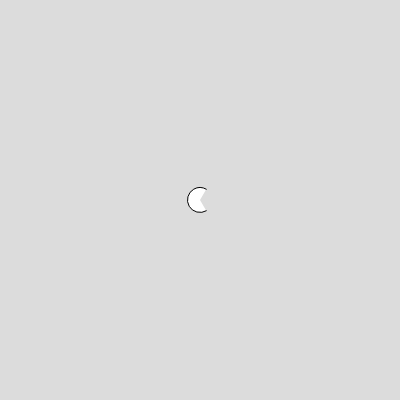
Frame 1 (no input)
Frame 60 (no input): identical to frame 1, image omitted
Frame 120 (the mouse pressed at the canvas centre since frame 60): identical to frame 1, image omitted

The p5.js sketch that drew this single still picture (run headless with seeded random() and noise() and a simulated clock; from frame 60 on, the mouse is pressed at the canvas centre):

// p5.js sketch
// ── sketch.js
class Pacman {
    drawPacman(){
        arc(200,200,this.size,this.size,radians(60),radians(300))
        this.grades +=2

    }
    constructor(size){
       this.size = size
       this.grades = 0
    }
}

let pacman1 = new Pacman(25)

function setup() {
	createCanvas(400, 400);
}

function draw() {
    background(220);
    pacman1.drawPacman()
}

// Subir 
